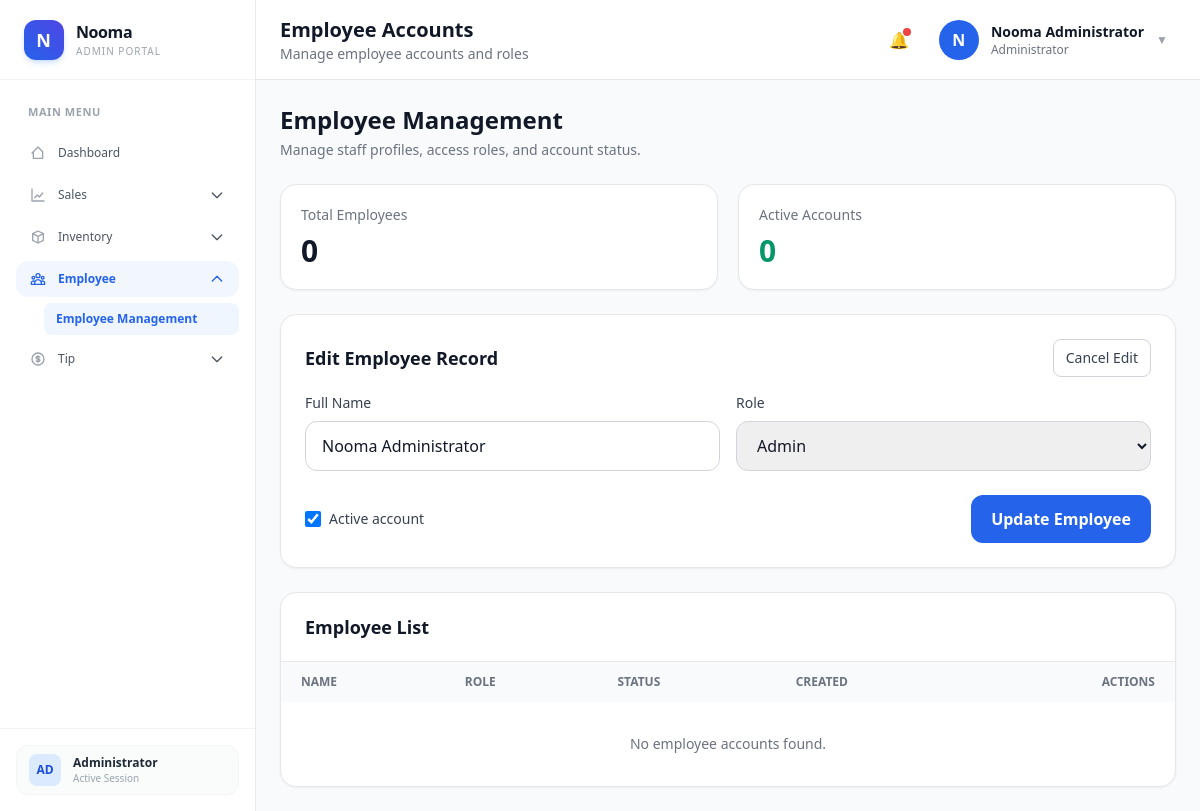
The app's page /frontend/Employee/employee.php?edit_user_id=1 (signed in) with its own data.
### tables this page shows
CREATE TABLE `users` (
  `user_id` bigint(20) UNSIGNED NOT NULL,
  `full_name` varchar(150) NOT NULL,
  `username` varchar(100) NOT NULL,
  `password_hash` varchar(255) NOT NULL,
  `role` enum('admin','manager','cashier','employee') NOT NULL DEFAULT 'cashier',
  `is_active` tinyint(1) NOT NULL DEFAULT 1,
  `number_of_days` int(10) UNSIGNED NOT NULL DEFAULT 0,
  `created_at` timestamp NOT NULL DEFAULT current_timestamp(),
  `updated_at` timestamp NOT NULL DEFAULT current_timestamp() ON UPDATE current_timestamp()
);

### frontend/Employee/employee.php (the view, shortened to what this page needs)
<?php
require_once __DIR__ . "/../../backend/config/database.php";
$editEmployee = null;
if (isset($_GET["edit_user_id"])) {
    $editEmployeeId = (int)$_GET["edit_user_id"];
    if ($editEmployeeId > 0) {
        $editStmt = mysqli_prepare($conn, "SELECT user_id, full_name, role, is_active FROM users WHERE user_id = ? LIMIT 1");
        if ($editStmt) {
            mysqli_stmt_bind_param($editStmt, "i", $editEmployeeId);
            mysqli_stmt_execute($editStmt);
            $editResult = mysqli_stmt_get_result($editStmt);
            if ($editResult && mysqli_num_rows($editResult) > 0) {
                $editEmployee = mysqli_fetch_assoc($editResult);
            }
        }
    }
}
$employeeList = [];
$totalEmployees = count($employeeList);$activeEmployees = 0;
?>
<!DOCTYPE html>
<html lang="en">
<head>
    <script src="https://cdn.tailwindcss.com"></script>
</head>
<body class="bg-gray-50 text-gray-900">
<?php include "../Components/sidebar.php"; ?>
<div class="lg:ml-64 min-h-screen">
    <?php include "../Components/navbar.php"; ?>
    <main class="p-6">
        <div class="mb-6">
            <h2 class="text-2xl font-bold text-gray-900">Employee Management</h2>
            <p class="text-sm text-gray-500 mt-1">Manage staff profiles, access roles, and account status.</p>
        </div>
        <div class="grid md:grid-cols-2 gap-5 mb-6">
            <div class="bg-white rounded-2xl border p-5 shadow-sm">
                <p class="text-sm text-gray-500">Total Employees</p>
                <h3 id="total-employees-count" class="text-3xl font-bold mt-2"><?= number_format($totalEmployees) ?></h3>
            </div>
            <div class="bg-white rounded-2xl border p-5 shadow-sm">
                <p class="text-sm text-gray-500">Active Accounts</p>
                <h3 id="active-employees-count" class="text-3xl font-bold mt-2 text-emerald-600"><?= number_format($activeEmployees) ?></h3>
            </div>
        </div>
        <div class="bg-white border rounded-2xl shadow-sm p-6 mb-6">
            <div class="flex items-center justify-between mb-4">
                <h3 id="form-title" class="text-lg font-bold"><?= $editEmployee ? "Edit Employee Record" : "Add New Employee" ?></h3>
                <a id="cancel-edit-btn" href="employee.php" class="px-3 py-2 text-sm rounded-lg border border-gray-300 text-gray-700 hover:bg-gray-50 <?= $editEmployee ? "" : "hidden" ?>">Cancel Edit</a>
            </div>
            <form id="employee-form" class="grid md:grid-cols-2 xl:grid-cols-3 gap-4">
                <div class="xl:col-span-2">
                    <label class="block text-sm font-medium text-gray-700 mb-2">Full Name</label>
                    <input type="text" id="full_name" name="full_name" required
                        value="<?= htmlspecialchars($editEmployee["full_name"] ?? "") ?>"
                        placeholder="Enter full name"
                        class="w-full border border-gray-300 rounded-xl px-4 py-3 focus:outline-none focus:ring-2 focus:ring-blue-500">
                </div>
                <div>
                    <label class="block text-sm font-medium text-gray-700 mb-2">Role</label>
                    <select id="role" name="role" class="w-full border border-gray-300 rounded-xl px-4 py-3 focus:outline-none focus:ring-2 focus:ring-blue-500">
                        <?php $selectedRole =$editEmployee["role"] ?? "employee"; ?>
                        <option value="admin" <?= $selectedRole === "admin" ? "selected" : "" ?>>Admin</option>
                    </select>
                </div>
                <div class="md:col-span-2 xl:col-span-3 flex items-center justify-between gap-3 pt-2">
                    <label class="inline-flex items-center gap-2 text-sm text-gray-700">
                        <input type="checkbox" id="is_active" name="is_active" value="1" <?= $editEmployee ? ((int)($editEmployee["is_active"] ?? 0) === 1 ? "checked" : "") : "checked" ?> class="h-4 w-4 text-blue-600 border-gray-300 rounded">
                        Active account
                    </label>
                    <button type="submit" id="submit-btn" class="px-5 py-3 rounded-xl bg-blue-600 text-white font-semibold hover:bg-blue-700">
                        <?= $editEmployee ? "Update Employee" : "Create Employee" ?>
                    </button>
                </div>
            </form>
        </div>
        <div class="bg-white border rounded-2xl shadow-sm overflow-hidden">
            <div class="px-6 py-5 border-b">
                <h3 class="text-lg font-bold">Employee List</h3>
            </div>
            <div class="overflow-x-auto">
                <table class="w-full text-sm text-left">
                    <thead class="bg-gray-50 text-gray-500 uppercase text-xs">
                        <tr>
                            <th class="px-5 py-3">Name</th>
                            <th class="px-5 py-3">Role</th>
                            <th class="px-5 py-3">Status</th>
                            <th class="px-5 py-3">Created</th>
                            <th class="px-5 py-3 text-right">Actions</th>
                        </tr>
                    </thead>
                    <tbody id="employee-table-body" class="divide-y">
                        <?php if (empty($employeeList)): ?>
                            <tr>
                                <td colspan="5" class="px-5 py-8 text-center text-gray-500">No employee accounts found.</td>
                            </tr>
                        <?php endif; ?>
                    </tbody>
                </table>
            </div>
        </div>
    </main>
</div>
</body>
</html>

### records on screen
users: full_name "Nooma Administrator", role "Admin", is_active "☑"

### other values on screen
$page_title "Employee Accounts"
$page_description "Manage employee accounts and roles"
substr($full_name, 0, 1) "N"
$full_name "Nooma Administrator"
$totalEmployees "0"
$activeEmployees "0"
